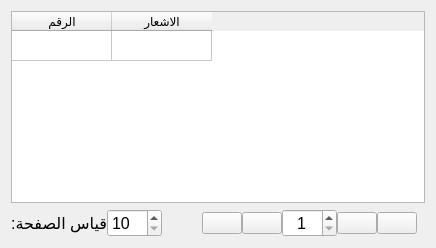
            <widget class="QWidget" name="tab_7">
             <property name="sizePolicy">
              <sizepolicy hsizetype="Expanding" vsizetype="Expanding">
               <horstretch>0</horstretch>
               <verstretch>0</verstretch>
              </sizepolicy>
             </property>
             <attribute name="title">
              <string>اشعارات</string>
             </attribute>
             <layout class="QVBoxLayout" name="verticalLayout_17">
              <item>
               <widget class="QTableWidget" name="notif_table">
                <property name="rowCount">
                 <number>1</number>
                </property>
                <attribute name="verticalHeaderVisible">
                 <bool>false</bool>
                </attribute>
                <row/>
                <column>
                 <property name="text">
                  <string>الرقم</string>
                 </property>
                </column>
                <column>
                 <property name="text">
                  <string>الاشعار</string>
                 </property>
                </column>
               </widget>
              </item>
              <item>
               <layout class="QHBoxLayout" name="horizontalLayout_23" stretch="2,4,5,1,1,4,1,1">
                <property name="spacing">
                 <number>0</number>
                </property>
                <property name="rightMargin">
                 <number>8</number>
                </property>
                <property name="bottomMargin">
                 <number>0</number>
                </property>
                <item>
                 <widget class="QLabel" name="label_29">
                  <property name="font">
                   <font>
                    <pointsize>12</pointsize>
                    <weight>50</weight>
                    <italic>false</italic>
                    <bold>false</bold>
                   </font>
                  </property>
                  <property name="text">
                   <string>قياس الصفحة:</string>
                  </property>
                 </widget>
                </item>
                <item>
                 <widget class="QSpinBox" name="n_page_size">
                  <property name="font">
                   <font>
                    <pointsize>12</pointsize>
                    <weight>50</weight>
                    <italic>false</italic>
                    <bold>false</bold>
                   </font>
                  </property>
                  <property name="minimum">
                   <number>10</number>
                  </property>
                  <property name="maximum">
                   <number>200</number>
                  </property>
                  <property name="singleStep">
                   <number>10</number>
                  </property>
                 </widget>
                </item>
                <item>
                 <spacer name="horizontalSpacer_6">
                  <property name="orientation">
                   <enum>Qt::Horizontal</enum>
                  </property>
                  <property name="sizeHint" stdset="0">
                   <size>
                    <width>40</width>
                    <height>20</height>
                   </size>
                  </property>
                 </spacer>
                </item>
                <item>
                 <widget class="QPushButton" name="n_last">
                  <property name="text">
                   <string/>
                  </property>
                  <property name="icon">
                   <iconset resource="icons.qrc">
                    <normaloff>:/icons/icons/last-white.png</normaloff>:/icons/icons/last-white.png</iconset>
                  </property>
                  <property name="iconSize">
                   <size>
                    <width>40</width>
                    <height>40</height>
                   </size>
                  </property>
                 </widget>
                </item>
                <item>
                 <widget class="QPushButton" name="n_post">
                  <property name="text">
                   <string/>
                  </property>
                  <property name="icon">
                   <iconset resource="icons.qrc">
                    <normaloff>:/icons/icons/next-white.png</normaloff>:/icons/icons/next-white.png</iconset>
                  </property>
                  <property name="iconSize">
                   <size>
                    <width>40</width>
                    <height>40</height>
                   </size>
                  </property>
                 </widget>
                </item>
                <item>
                 <widget class="QSpinBox" name="n_page_num">
                  <property name="font">
                   <font>
                    <pointsize>12</pointsize>
                    <weight>50</weight>
                    <italic>false</italic>
                    <bold>false</bold>
                   </font>
                  </property>
                  <property name="alignment">
                   <set>Qt::AlignCenter</set>
                  </property>
                  <property name="minimum">
                   <number>1</number>
                  </property>
                  <property name="maximum">
                   <number>999</number>
                  </property>
                 </widget>
                </item>
                <item>
                 <widget class="QPushButton" name="n_previous">
                  <property name="text">
                   <string/>
                  </property>
                  <property name="icon">
                   <iconset resource="icons.qrc">
                    <normaloff>:/icons/icons/previous-white.png</normaloff>:/icons/icons/previous-white.png</iconset>
                  </property>
                  <property name="iconSize">
                   <size>
                    <width>40</width>
                    <height>40</height>
                   </size>
                  </property>
                 </widget>
                </item>
                <item>
                 <widget class="QPushButton" name="n_first">
                  <property name="text">
                   <string/>
                  </property>
                  <property name="icon">
                   <iconset resource="icons.qrc">
                    <normaloff>:/icons/icons/first-white.png</normaloff>:/icons/icons/first-white.png</iconset>
                  </property>
                  <property name="iconSize">
                   <size>
                    <width>40</width>
                    <height>40</height>
                   </size>
                  </property>
                 </widget>
                </item>
               </layout>
              </item>
             </layout>
            </widget>
